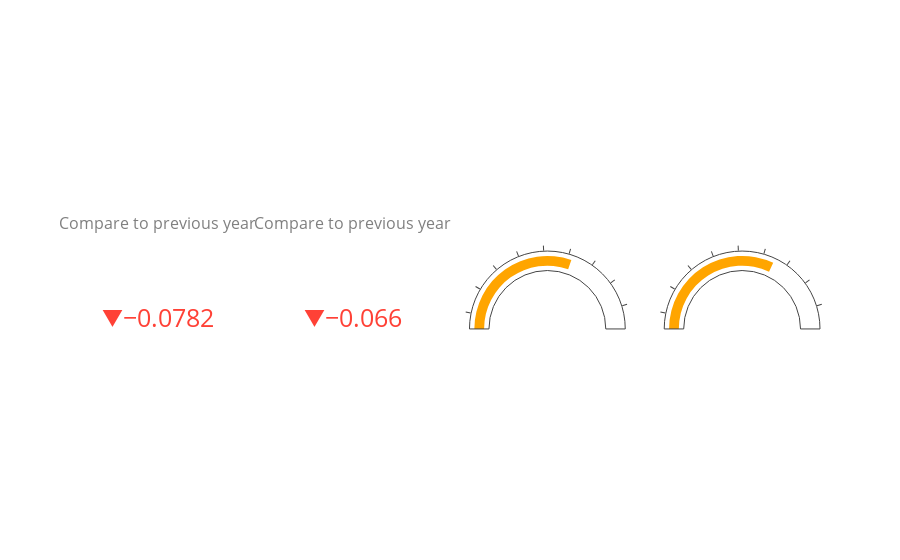

Notebook source saved alongside this figure:
### Code cell
indicator_fig = go.Figure()
indicator_fig.add_trace(go.Indicator(
    mode = "number+delta",
    value = melb_sentiment_now,
    title = {"text": "Greater Melbourne<br> Avg. Sentiment Now<br><span style='font-size:0.8em;color:gray'>Compare to previous year</span>"},
    delta = {'reference': melb_sentiment_prev},
    domain = {'row': 0, 'column': 0}))
indicator_fig.add_trace(go.Indicator(
    mode = "number+delta",
    value = syd_sentiment_now,
    delta = {'reference': syd_sentiment_prev},
    title = {"text": "Greater Sydney<br> Avg. Sentiment Now<br><span style='font-size:0.8em;color:gray'>Compare to previous year</span>"},
    domain = {'row': 0, 'column': 1}))
indicator_fig.add_trace(go.Indicator(
    mode = "gauge+number",
    value = melb_sentiment_overall,
    gauge = {
        'axis': {'range': [min(sentiment_df['sentiment']), max(sentiment_df['sentiment'])]}, 
        'bar': {'color': "orange"}},
    title = {"text": "Greater Melboourne <br>Overall Sentiment"},
    domain = {'row': 0, 'column': 2}))
indicator_fig.add_trace(go.Indicator(
    mode = "gauge+number",
    value = syd_sentiment_overall,
    gauge = {
        'axis': {'range': [min(sentiment_df['sentiment']), max(sentiment_df['sentiment'])]}, 
        'bar': {'color': "orange"}},
    title = {"text": "Greater Sydney <br>Overall Sentiment"},
    domain = {'row': 0, 'column': 3}))

indicator_fig.update_layout(
    grid = {'rows': 1, 'columns': 4, 'pattern': "independent"},
    paper_bgcolor='rgba(0,0,0,0)', 
    plot_bgcolor='rgba(0,0,0,0)',
    font_color='#FFFFFF')
# indicator_fig.show() # comment this line for flask app

### Figure 1 — Plotly figure (JSON) as saved in the notebook; plotly's stock layout.template omitted (floating-point values rounded to 4 significant figures)
{"data": [{"delta": {"reference": 0.2575}, "domain": {"column": 0, "row": 0}, "mode": "number+delta", "title": {"text": "Greater Melbourne<br> Avg. Sentiment Now<br><span style='font-size:0.8em;color:gray'>Compare to previous year</span>"}, "type": "indicator", "value": 0.1794}, {"delta": {"reference": 0.2544}, "domain": {"column": 1, "row": 0}, "mode": "number+delta", "title": {"text": "Greater Sydney<br> Avg. Sentiment Now<br><span style='font-size:0.8em;color:gray'>Compare to previous year</span>"}, "type": "indicator", "value": 0.1883}, {"domain": {"column": 2, "row": 0}, "gauge": {"axis": {"range": [-0.9239, 0.9818]}, "bar": {"color": "orange"}}, "mode": "gauge+number", "title": {"text": "Greater Melboourne <br>Overall Sentiment"}, "type": "indicator", "value": 0.2319}, {"domain": {"column": 3, "row": 0}, "gauge": {"axis": {"range": [-0.9239, 0.9818]}, "bar": {"color": "orange"}}, "mode": "gauge+number", "title": {"text": "Greater Sydney <br>Overall Sentiment"}, "type": "indicator", "value": 0.2957}], "layout": {"font": {"color": "#FFFFFF"}, "grid": {"columns": 4, "pattern": "independent", "rows": 1}, "paper_bgcolor": "rgba(0,0,0,0)", "plot_bgcolor": "rgba(0,0,0,0)"}}
